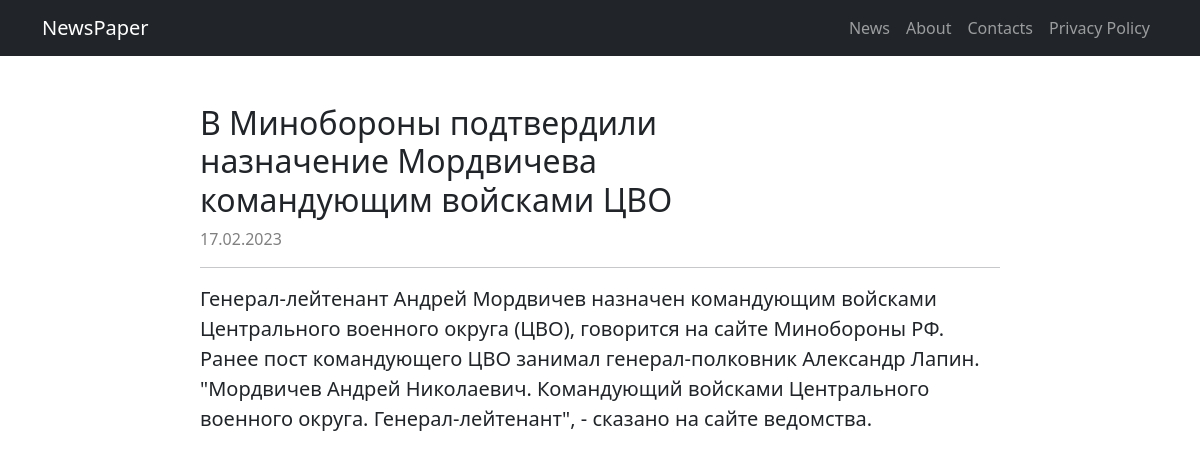
/news/5, run on the app's committed database.
### news/models.py (models this page shows, shortened)
class LikeDislike:
    rate = 0

class Post(models.Model, LikeDislike):
    article = 'AR'
    new = 'NE'
    POST_TYPES = [
        (article, 'Статья'),
        (new, 'Новость')
    ]
    author = models.ForeignKey(Author, on_delete=models.CASCADE)
    type = models.CharField(max_length=2, choices=POST_TYPES, default=new)
    create_time = models.DateTimeField(auto_now_add=True)
    category = models.ManyToManyField(Category, through='PostCategory')
    title = models.CharField(max_length=255)
    content = models.TextField()
    rate = models.IntegerField(null=False, default=0)

### news/views.py (the view)
# urls.py: path('<int:pk>', DetailPosts.as_view())
class DetailPosts(DetailView):
    model = Post
    template_name = 'post_new_detail.html'
    context_object_name = 'post_new'

### templates/post_new_detail.html (shortened to what this page needs)
{% extends 'default.html' %}
{% block content %}
<main>
    <div class='new-content'>
            <div class='post-header'>
                <h2 class='post-title'>{{ post_new.title }}</h2>
                <span class='post-create-time'>{{ post_new.create_time|date:'d.m.Y' }}</span>
            </div>
        <hr>
        <p class='post-content'>{{ post_new.content }}</p>
    </div>
</main>
{% endblock content %}

### static/css/mod_styles.css (style rules this page uses)
.post-title { text-align: left; max-width: 600px; }
.post-create-time { color: gray; }
.new-content { max-width: 800px; margin: 0 auto; }
.post-content { text-align: left; font-size: 20px; }
.post-header { text-align: left; }

### data on the page
Post: title "В Минобороны подтвердили назначение Мордвичева командующим войсками ЦВО", create_time "17.02.2023", content "Генерал-лейтенант Андрей Мордвичев назначен командующим войсками Центрального военного округа (ЦВО), говорится на сайте Минобороны РФ. Ранее пост командующего ЦВО занимал генерал-полковник Александр Лапин. \"Мордвичев Андрей Николаевич. Командующий войсками Центрального военного округа. Генерал-лейтенант\", - сказано на сайте ведомства."
